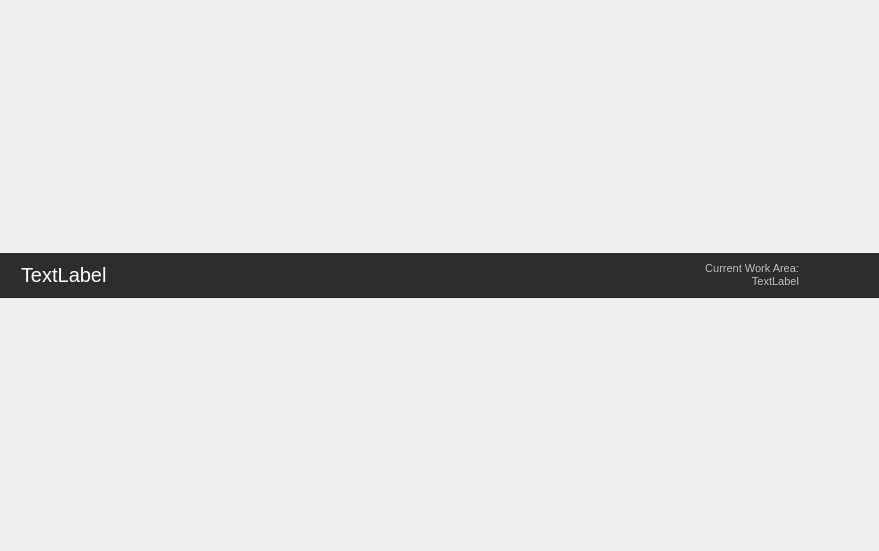
<?xml version="1.0" encoding="UTF-8"?>
<ui version="4.0">
 <class>TankDialog</class>
 <widget class="QDialog" name="TankDialog">
  <property name="geometry">
   <rect>
    <x>0</x>
    <y>0</y>
    <width>879</width>
    <height>551</height>
   </rect>
  </property>
  <property name="windowTitle">
   <string>Dialog</string>
  </property>
  <property name="styleSheet">
   <string notr="true"/>
  </property>
  <layout class="QVBoxLayout" name="verticalLayout_3">
   <property name="spacing">
    <number>0</number>
   </property>
   <property name="leftMargin">
    <number>0</number>
   </property>
   <property name="topMargin">
    <number>0</number>
   </property>
   <property name="rightMargin">
    <number>0</number>
   </property>
   <property name="bottomMargin">
    <number>0</number>
   </property>
   <item>
    <widget class="QStackedWidget" name="stackedWidget">
     <property name="currentIndex">
      <number>0</number>
     </property>
     <widget class="QWidget" name="page_1">
      <property name="styleSheet">
       <string notr="true">QWidget#page_1 {
margin: 0px;
}</string>
      </property>
      <layout class="QVBoxLayout" name="verticalLayout">
       <property name="spacing">
        <number>0</number>
       </property>
       <property name="leftMargin">
        <number>0</number>
       </property>
       <property name="topMargin">
        <number>0</number>
       </property>
       <property name="rightMargin">
        <number>0</number>
       </property>
       <property name="bottomMargin">
        <number>0</number>
       </property>
       <item>
        <widget class="QGroupBox" name="top_group">
         <property name="minimumSize">
          <size>
           <width>0</width>
           <height>45</height>
          </size>
         </property>
         <property name="maximumSize">
          <size>
           <width>16777215</width>
           <height>45</height>
          </size>
         </property>
         <property name="styleSheet">
          <string notr="true">#top_group {
background-color:  #2D2D2D;
border: none;
border-bottom:1px solid #202020;
}
</string>
         </property>
         <property name="title">
          <string/>
         </property>
         <property name="flat">
          <bool>false</bool>
         </property>
         <layout class="QHBoxLayout" name="horizontalLayout">
          <property name="spacing">
           <number>0</number>
          </property>
          <property name="leftMargin">
           <number>4</number>
          </property>
          <property name="topMargin">
           <number>0</number>
          </property>
          <property name="rightMargin">
           <number>1</number>
          </property>
          <property name="bottomMargin">
           <number>1</number>
          </property>
          <item>
           <widget class="QLabel" name="tank_logo">
            <property name="sizePolicy">
             <sizepolicy hsizetype="Maximum" vsizetype="Preferred">
              <horstretch>0</horstretch>
              <verstretch>0</verstretch>
             </sizepolicy>
            </property>
            <property name="text">
             <string/>
            </property>
            <property name="pixmap">
             <pixmap resource="resources.qrc">:/Tank.Platform.Qt6/tank_logo.png</pixmap>
            </property>
           </widget>
          </item>
          <item>
           <widget class="QLabel" name="label">
            <property name="styleSheet">
             <string notr="true">/* want this stylesheet to apply to the label but not the tooltip */
QLabel{
    color: white;
    font-size: 20px;
    margin-left: 5px;
    font-family: &quot;Open Sans&quot;;
    font-style: &quot;Regular&quot;;
}</string>
            </property>
            <property name="text">
             <string>TextLabel</string>
            </property>
           </widget>
          </item>
          <item>
           <widget class="QLabel" name="lbl_context">
            <property name="toolTip">
             <string>foo bar</string>
            </property>
            <property name="styleSheet">
             <string notr="true">/* want this stylesheet to apply to the label but not the tooltip */
QLabel {
    color: rgba(250,250,250,180);
    font-size: 11px;
    margin-right: 8px;
    font-family: &quot;Open Sans&quot;;
    font-style: &quot;Regular&quot;;
}


</string>
            </property>
            <property name="text">
             <string>Current Work Area:
TextLabel</string>
            </property>
            <property name="alignment">
             <set>Qt::AlignRight|Qt::AlignTrailing|Qt::AlignVCenter</set>
            </property>
           </widget>
          </item>
          <item>
           <widget class="QToolButton" name="details_show">
            <property name="minimumSize">
             <size>
              <width>34</width>
              <height>34</height>
             </size>
            </property>
            <property name="focusPolicy">
             <enum>Qt::ClickFocus</enum>
            </property>
            <property name="toolTip">
             <string>Click for App Details</string>
            </property>
            <property name="styleSheet">
             <string notr="true">QToolButton{
width: 12px;
height: 20px;
background-image: url(:/Tank.Platform.Qt6/arrow.png);
border: none;
background-color: none;
}

QToolButton:hover{
background-image: url(:/Tank.Platform.Qt6/arrow_hover.png);
}

QToolButton:pressed{
background-image: url(:/Tank.Platform.Qt6/arrow_pressed.png);
}
</string>
            </property>
            <property name="text">
             <string/>
            </property>
            <property name="autoRaise">
             <bool>true</bool>
            </property>
           </widget>
          </item>
          <item>
            <widget class="QToolButton" name="details_hide">
             <property name="minimumSize">
              <size>
               <width>34</width>
               <height>34</height>
              </size>
             </property>
             <property name="focusPolicy">
              <enum>Qt::ClickFocus</enum>
             </property>
             <property name="toolTip">
              <string>Hide App Details</string>
             </property>
             <property name="visible">
              <bool>false</bool>
             </property>
             <property name="styleSheet">
              <string notr="true">QToolButton{
 width: 12px;
 height: 20px;
 background-image: url(:/Tank.Platform.Qt6/arrow_flipped.png);
 border: none;
 background-color: none;
 }

 QToolButton:hover{
 background-image: url(:/Tank.Platform.Qt6/arrow_flipped_hover.png);
 }

 QToolButton:pressed{
 background-image: url(:/Tank.Platform.Qt6/arrow_flipped_pressed.png);
 }
 </string>
             </property>
             <property name="text">
              <string/>
             </property>
             <property name="autoRaise">
              <bool>true</bool>
             </property>
            </widget>
           </item>
         </layout>
        </widget>
       </item>
       <item>
        <layout class="QVBoxLayout" name="target">
         <property name="spacing">
          <number>4</number>
         </property>
        </layout>
       </item>
      </layout>
     </widget>
     <widget class="QWidget" name="page_2">
      <property name="styleSheet">
       <string notr="true">QWidget {
    font-family: &quot;Open Sans&quot;;
    font-style: &quot;Regular&quot;;
}</string>
      </property>
      <layout class="QVBoxLayout" name="verticalLayout_2">
       <property name="leftMargin">
        <number>1</number>
       </property>
       <property name="topMargin">
        <number>1</number>
       </property>
       <property name="rightMargin">
        <number>1</number>
       </property>
       <property name="bottomMargin">
        <number>1</number>
       </property>
       <item>
        <widget class="QGroupBox" name="page_2_group">
         <property name="minimumSize">
          <size>
           <width>0</width>
           <height>100</height>
          </size>
         </property>
         <property name="styleSheet">
          <string notr="true">QGroupBox {
margin: 0px;
}</string>
         </property>
         <property name="title">
          <string/>
         </property>
         <layout class="QHBoxLayout" name="horizontalLayout_2">
          <property name="spacing">
           <number>0</number>
          </property>
          <property name="leftMargin">
           <number>0</number>
          </property>
          <property name="topMargin">
           <number>0</number>
          </property>
          <property name="rightMargin">
           <number>0</number>
          </property>
          <property name="bottomMargin">
           <number>0</number>
          </property>
          <item>
           <spacer name="horizontalSpacer">
            <property name="orientation">
             <enum>Qt::Horizontal</enum>
            </property>
            <property name="sizeType">
             <enum>QSizePolicy::Expanding</enum>
            </property>
            <property name="sizeHint" stdset="0">
             <size>
              <width>145</width>
              <height>20</height>
             </size>
            </property>
           </spacer>
          </item>
          <item>
           <widget class="QLabel" name="label_3">
            <property name="minimumSize">
             <size>
              <width>40</width>
              <height>0</height>
             </size>
            </property>
            <property name="maximumSize">
             <size>
              <width>40</width>
              <height>16777215</height>
             </size>
            </property>
            <property name="text">
             <string/>
            </property>
           </widget>
          </item>
          <item>
           <widget class="QGroupBox" name="gradient">
            <property name="minimumSize">
             <size>
              <width>11</width>
              <height>0</height>
             </size>
            </property>
            <property name="maximumSize">
             <size>
              <width>11</width>
              <height>16777215</height>
             </size>
            </property>
            <property name="styleSheet">
             <string notr="true">#gradient {
background-image: url(:/Tank.Platform.Qt6/gradient.png);
border: none;
}</string>
            </property>
            <property name="title">
             <string/>
            </property>
           </widget>
          </item>
          <item>
           <widget class="QScrollArea" name="scrollArea">
            <property name="minimumSize">
             <size>
              <width>400</width>
              <height>0</height>
             </size>
            </property>
            <property name="maximumSize">
             <size>
              <width>400</width>
              <height>16777215</height>
             </size>
            </property>
            <property name="styleSheet">
             <string notr="true">/*
All labels inside this scroll area should be 12px font.
This is to avoid the UI looking different in different app like
maya and nuke which all use slightly different style sheets.
 */
QLabel{
   font-size: 11px;
   margin-bottom: 8px
}
</string>
            </property>
            <property name="widgetResizable">
             <bool>true</bool>
            </property>
            <widget class="QWidget" name="scrollAreaWidgetContents">
             <property name="geometry">
              <rect>
               <x>0</x>
               <y>0</y>
               <width>398</width>
               <height>550</height>
              </rect>
             </property>
             <layout class="QVBoxLayout" name="verticalLayout_4">
              <item>
               <layout class="QHBoxLayout" name="horizontalLayout_4">
                <item>
                 <widget class="QLabel" name="app_icon">
                  <property name="minimumSize">
                   <size>
                    <width>64</width>
                    <height>64</height>
                   </size>
                  </property>
                  <property name="maximumSize">
                   <size>
                    <width>64</width>
                    <height>64</height>
                   </size>
                  </property>
                  <property name="text">
                   <string/>
                  </property>
                  <property name="pixmap">
                   <pixmap resource="resources.qrc">:/Tank.Platform.Qt6/default_app_icon_256.png</pixmap>
                  </property>
                  <property name="scaledContents">
                   <bool>true</bool>
                  </property>
                  <property name="alignment">
                   <set>Qt::AlignCenter</set>
                  </property>
                 </widget>
                </item>
                <item>
                 <layout class="QVBoxLayout" name="verticalLayout_8">
                  <property name="spacing">
                   <number>1</number>
                  </property>
                  <item>
                   <widget class="QLabel" name="app_name">
                    <property name="styleSheet">
                     <string notr="true">font-size: 16px;
</string>
                    </property>
                    <property name="text">
                     <string>Publish And Snapshot</string>
                    </property>
                    <property name="alignment">
                     <set>Qt::AlignLeading|Qt::AlignLeft|Qt::AlignVCenter</set>
                    </property>
                   </widget>
                  </item>
                 </layout>
                </item>
               </layout>
              </item>
              <item>
               <widget class="QLabel" name="app_description">
                <property name="maximumSize">
                 <size>
                  <width>350</width>
                  <height>16777215</height>
                 </size>
                </property>
                <property name="text">
                 <string>Tools to see what is out of date in your scene etc etc.</string>
                </property>
                <property name="wordWrap">
                 <bool>true</bool>
                </property>
               </widget>
              </item>
              <item>
               <widget class="QLabel" name="app_tech_details">
                <property name="sizePolicy">
                 <sizepolicy hsizetype="Preferred" vsizetype="Preferred">
                  <horstretch>0</horstretch>
                  <verstretch>0</verstretch>
                 </sizepolicy>
                </property>
                <property name="minimumSize">
                 <size>
                  <width>0</width>
                  <height>22</height>
                 </size>
                </property>
                <property name="maximumSize">
                 <size>
                  <width>16777215</width>
                  <height>22</height>
                 </size>
                </property>
                <property name="text">
                 <string>tk-multi-snapshot, v1.2.3</string>
                </property>
                <property name="alignment">
                 <set>Qt::AlignLeading|Qt::AlignLeft|Qt::AlignVCenter</set>
                </property>
                <property name="wordWrap">
                 <bool>true</bool>
                </property>
               </widget>
              </item>
              <item>
               <layout class="QHBoxLayout" name="horizontalLayout_9">
                <property name="spacing">
                 <number>2</number>
                </property>
                <item>
                 <widget class="QToolButton" name="btn_documentation">
                  <property name="text">
                   <string>Documentation</string>
                  </property>
                 </widget>
                </item>
                <item>
                 <widget class="QToolButton" name="btn_support">
                  <property name="text">
                   <string>Help &amp;&amp; Support</string>
                  </property>
                 </widget>
                </item>
                <item>
                 <spacer name="horizontalSpacer_5">
                  <property name="orientation">
                   <enum>Qt::Horizontal</enum>
                  </property>
                  <property name="sizeHint" stdset="0">
                   <size>
                    <width>0</width>
                    <height>20</height>
                   </size>
                  </property>
                 </spacer>
                </item>
               </layout>
              </item>
              <item>
               <widget class="QLabel" name="label_5">
                <property name="styleSheet">
                 <string notr="true">font-size: 16px;
margin-top: 30px;</string>
                </property>
                <property name="text">
                 <string>Your Current Work Area</string>
                </property>
               </widget>
              </item>
              <item>
               <widget class="Line" name="line">
                <property name="orientation">
                 <enum>Qt::Horizontal</enum>
                </property>
               </widget>
              </item>
              <item>
               <widget class="QLabel" name="app_work_area_info">
                <property name="maximumSize">
                 <size>
                  <width>350</width>
                  <height>16777215</height>
                 </size>
                </property>
                <property name="text">
                 <string>TextLabel</string>
                </property>
                <property name="wordWrap">
                 <bool>true</bool>
                </property>
               </widget>
              </item>
              <item>
               <layout class="QHBoxLayout" name="horizontalLayout_10">
                <property name="spacing">
                 <number>2</number>
                </property>
                <item>
                 <widget class="QToolButton" name="btn_file_system">
                  <property name="text">
                   <string>Jump to File System</string>
                  </property>
                 </widget>
                </item>
                <item>
                 <widget class="QToolButton" name="btn_shotgun">
                  <property name="text">
                   <string>Jump to Flow Production Tracking</string>
                  </property>
                 </widget>
                </item>
                <item>
                 <spacer name="horizontalSpacer_6">
                  <property name="orientation">
                   <enum>Qt::Horizontal</enum>
                  </property>
                  <property name="sizeHint" stdset="0">
                   <size>
                    <width>0</width>
                    <height>20</height>
                   </size>
                  </property>
                 </spacer>
                </item>
               </layout>
              </item>
              <item>
               <widget class="QLabel" name="app_work_area_info_2">
                <property name="maximumSize">
                 <size>
                  <width>350</width>
                  <height>16777215</height>
                 </size>
                </property>
                <property name="text">
                 <string>If you are making changes to configuration or code, use the reload button to quickly load your changes in without having to restart:</string>
                </property>
                <property name="wordWrap">
                 <bool>true</bool>
                </property>
               </widget>
              </item>
              <item>
               <widget class="QToolButton" name="btn_reload">
                <property name="text">
                 <string>Reload Engine and Apps</string>
                </property>
               </widget>
              </item>
              <item>
               <widget class="QLabel" name="config_header">
                <property name="styleSheet">
                 <string notr="true">font-size: 16px;
margin-top: 30px;</string>
                </property>
                <property name="text">
                 <string>Configuration</string>
                </property>
               </widget>
              </item>
              <item>
               <widget class="Line" name="config_line">
                <property name="orientation">
                 <enum>Qt::Horizontal</enum>
                </property>
               </widget>
              </item>
              <item>
               <widget class="QLabel" name="config_label">
                <property name="maximumSize">
                 <size>
                  <width>350</width>
                  <height>16777215</height>
                 </size>
                </property>
                <property name="text">
                 <string>Below is a list of all the configuration settings for this app, as defined in your environment file:</string>
                </property>
                <property name="wordWrap">
                 <bool>true</bool>
                </property>
               </widget>
              </item>
              <item>
               <layout class="QVBoxLayout" name="config_layout">
                <property name="spacing">
                 <number>20</number>
                </property>
               </layout>
              </item>
              <item>
               <spacer name="verticalSpacer_2">
                <property name="orientation">
                 <enum>Qt::Vertical</enum>
                </property>
                <property name="sizeHint" stdset="0">
                 <size>
                  <width>328</width>
                  <height>0</height>
                 </size>
                </property>
               </spacer>
              </item>
             </layout>
            </widget>
           </widget>
          </item>
         </layout>
        </widget>
       </item>
      </layout>
     </widget>
    </widget>
   </item>
  </layout>
 </widget>
 <resources>
  <include location="resources.qrc"/>
 </resources>
 <connections/>
</ui>
